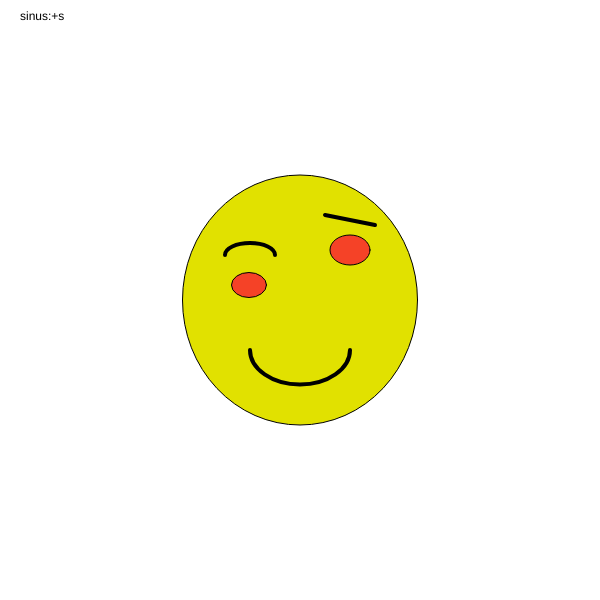
Frame 1 (no input)
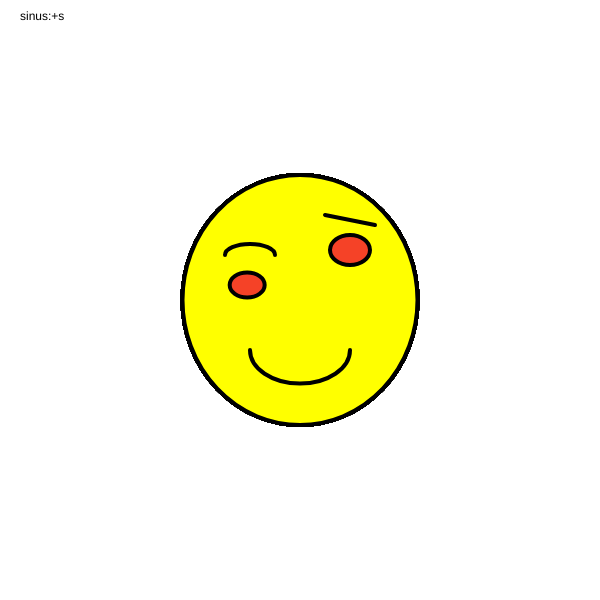
Frame 60 (no input)
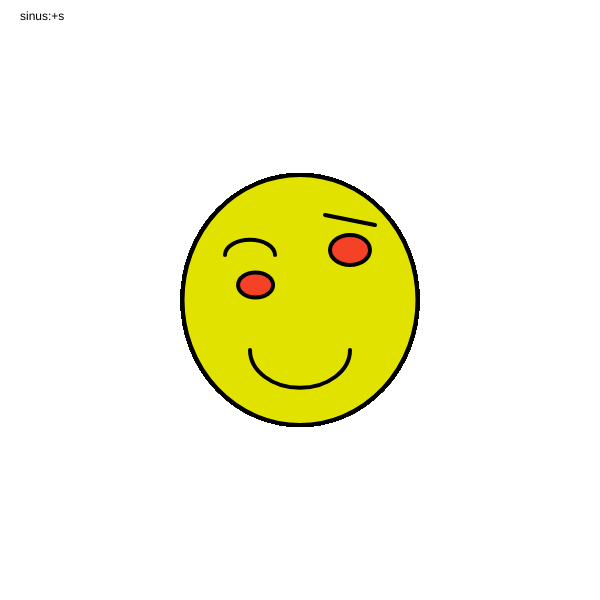
Frame 120 (the mouse pressed at the canvas centre since frame 60)

The p5.js sketch that drew these frames (run headless with seeded random() and noise() and a simulated clock; from frame 60 on, the mouse is pressed at the canvas centre):

// p5.js sketch
// ── sketch.js
function setup() {
  createCanvas(600, 600);//Crea un área de dibuix dee 600 pixels quadrats,600 pixels d'ample i 600 pixels d'alçada, Canvas és àrea de dibuix. Setup ès la configuració o carcteristíques del nostre codi.
  }
  function draw() {
frameRate(60);
// background(220);//fons de color gris, és de color gris perquè hi ha un número entre 0 i 255 i el 0 és negre i el 255 es blanc 
 let canvigran = sin(frameCount*0.05)*20;//genera números de 20 a -20 sense parar
  let canvipetit= sin(frameCount*0.05)*200 
  text("sinus:+s",20,20);
  let canvimitja= cos(frameCount*0.05)*15;//genera números de 15 a -15 sense parar i ordenats
  let c=cos(frameCount*0.05)*8;//genera números de 8 a -8 sense parar i ordenats.
  
letcanvimoltgran=cos(frameCount*0.0,5)*127;//genera números de 127 a -127 sense parar i ordenats
  fill(255-canvimitja*2,255-canvimitja*2,0);//Fill és omplir de color el que hi ha a continuació en aquest cas el·lipses. El primer número es el nivell de vermellor(R:red),el segon número es el nivell de verdor (G:green) i el tercer número es el nivell de blavor (B:blue). Podem fer 255·255·255:16.700.000 de colors diferents. He de posar /de color el que hi ha a continuació en aquest cas el·lipses. El primer número es el nivell de vermellor(R:red),el segon número es el nivell de verdor (G:green) i el tercer número es el nivell de blavor (B:blue). Podem fer 255·255·255:16.700.000 de colors diferents. He de posar el color que vulgui als ulls i a la cara canviant els 3 números,buscant a google coors RGB.
  ellipse(300,300,235,250);//La cara sencera. El primer número significa la psició X(horizontal) del centre de la el·lipse. El segon número significa la posició Y (vertical )del centre de la el·lipse. El tercer número significa l'ampalada de la el·lipse en pixels i el quart l'alçada de la el·lipse. Sempre els números son pixels contats des de la cantonada superior esquerra,és a dir el punt 0,0 es troba diferent que a matemàtiques(cantonada inefrior esquerra)
  fill(245,66,39); 
  ellipse(250-canvigran,285,35,25);
  ellipse(350,250,40,30);//posició de les celles 
  fill(0,0,0);//és el color de la boca i és vermellós perquè te molta quantitat de vermell
  fill(205,0, 0);
  noFill();//no omplis 
  strokeWeight(4);
  arc(250,255,50,25-canvigran,PI,0);//cella esquerra
  strokeWeight(4);
  line(325,215,375,225);//cella dreta:els dos primers números són la X
  arc(300,350,100,70-canvigran,0,PI)//boca

}
